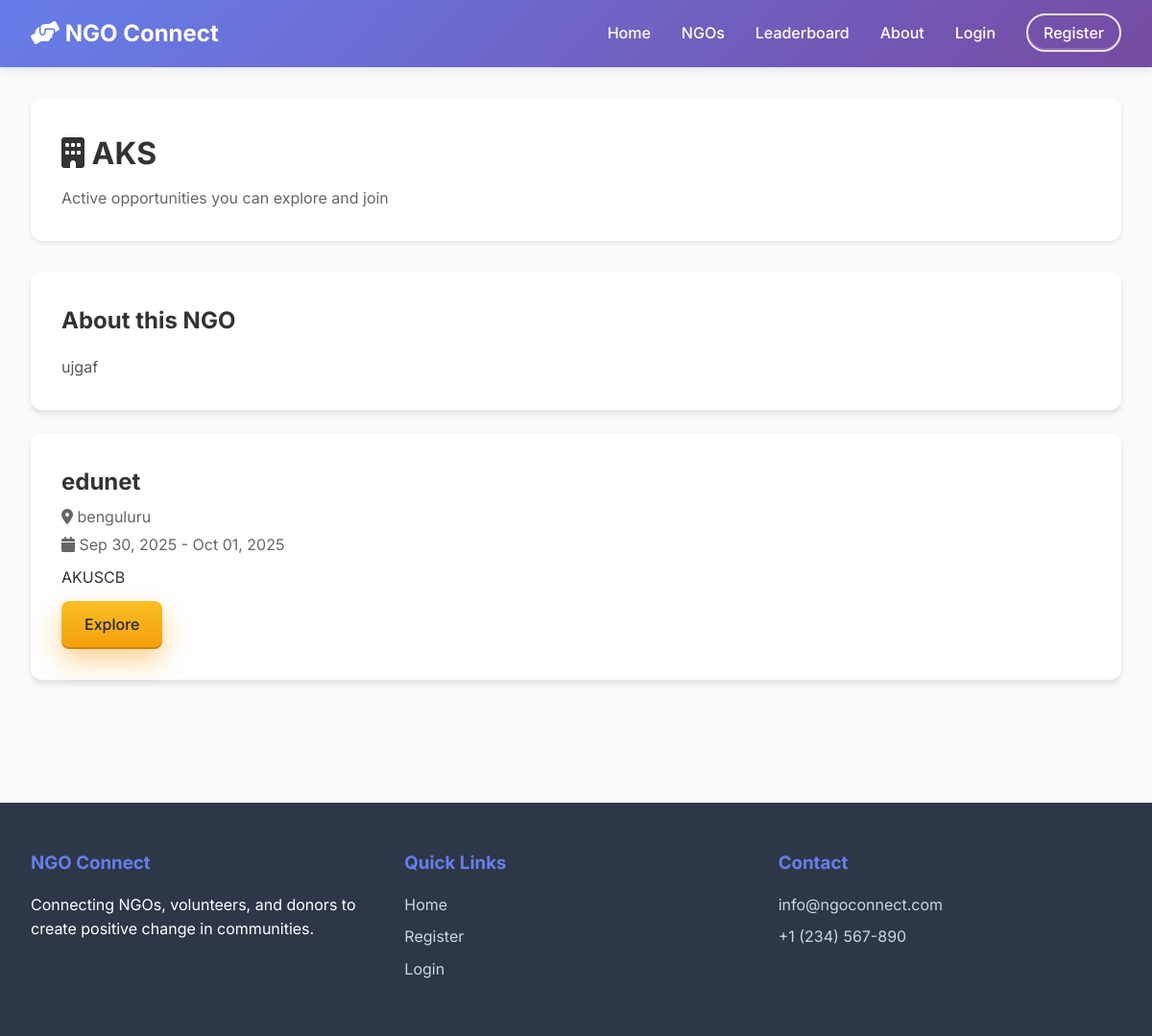
The page /ngos/4/opportunities on the database its author committed.
### database/models.py (models this page shows, shortened)
class NGO(db.Model):
    __tablename__ = 'ngos'
    id = db.Column(db.Integer, primary_key=True)
    user_id = db.Column(db.Integer, db.ForeignKey('users.id'), nullable=False, index=True)
    organization_name = db.Column(db.String(100), nullable=False, index=True)
    description = db.Column(db.Text)
    mission = db.Column(db.Text)
    website = db.Column(db.String(200))
    address = db.Column(db.Text)
    city = db.Column(db.String(50), index=True)
    state = db.Column(db.String(50), index=True)
    zip_code = db.Column(db.String(10))
    email = db.Column(db.String(120))
    logo = db.Column(db.String(200))
    category = db.Column(db.String(50), index=True)
    established_year = db.Column(db.Integer)
    is_verified = db.Column(db.Boolean, default=False, index=True)
    created_at = db.Column(db.DateTime, default=datetime.utcnow, index=True)
    events = db.relationship('Event', backref='ngo', lazy='dynamic', cascade='all, delete-orphan')
    resources = db.relationship('Resource', backref='ngo', lazy='dynamic', cascade='all, delete-orphan')
    projects = db.relationship('Project', backref='ngo', lazy='dynamic', cascade='all, delete-orphan')

class Event(db.Model):
    __tablename__ = 'events'
    id = db.Column(db.Integer, primary_key=True)
    ngo_id = db.Column(db.Integer, db.ForeignKey('ngos.id'), nullable=False, index=True)
    title = db.Column(db.String(100), nullable=False, index=True)
    description = db.Column(db.Text)
    location = db.Column(db.String(200))
    start_date = db.Column(db.DateTime, nullable=False, index=True)
    end_date = db.Column(db.DateTime, nullable=False, index=True)
    max_volunteers = db.Column(db.Integer)
    required_skills = db.Column(db.Text)  # JSON string
    category = db.Column(db.String(50), index=True)
    image = db.Column(db.String(200))
    status = db.Column(db.String(20), default='active', index=True)  # active, completed, cancelled
    is_active = db.Column(db.Boolean, default=True, index=True)
    created_at = db.Column(db.DateTime, default=datetime.utcnow, index=True)
    updated_at = db.Column(db.DateTime, default=datetime.utcnow, onupdate=datetime.utcnow)
    time_slots = db.relationship('TimeSlot', backref='event', lazy='dynamic', cascade='all, delete-orphan')
    bookings = db.relationship('Booking', backref='event', lazy='dynamic', cascade='all, delete-orphan')

### app.py (the view)
@app.route('/ngos/<int:ngo_id>/opportunities')
def ngo_opportunities(ngo_id: int):
    ngo = NGO.query.get_or_404(ngo_id)
    events = Event.query.filter_by(ngo_id=ngo.id, is_active=True).order_by(Event.start_date.asc()).all()
    return render_template('ngo/opportunities.html', ngo=ngo, events=events)

### app.py (called while the page is built)
@app.after_request
def add_security_headers(response):
    response.headers['X-Content-Type-Options'] = 'nosniff'
    response.headers['X-Frame-Options'] = 'DENY'
    response.headers['X-XSS-Protection'] = '1; mode=block'
    if os.environ.get('FLASK_ENV') == 'production':
        response.headers['Strict-Transport-Security'] = 'max-age=31536000; includeSubDomains'
    return response

@app.context_processor
def inject_csrf_token():
    return dict(csrf_token=generate_csrf)

### templates/ngo/opportunities.html (shortened to what this page needs)
{% extends "base.html" %}
{% block content %}
<div class="container">
    <div class="dashboard-header">
        <h1><i class="fas fa-building"></i> {{ ngo.organization_name }}</h1>
        <p>Active opportunities you can explore and join</p>
    </div>
    {% if ngo.description %}
    <div class="card" style="margin-bottom: 1.5rem;">
        <h3>About this NGO</h3>
        <p style="color:#555;">{{ ngo.description }}</p>
    </div>
    {% endif %}
    {% if events %}
    <div class="grid grid-3">
        {% for event in events %}
        <div class="card">
            <h3 style="margin-bottom: .25rem;">{{ event.title }}</h3>
            <p style="margin: 0.25rem 0; color: #666;">
                <i class="fas fa-map-marker-alt"></i> {{ event.location }}
            </p>
            <p style="margin: 0.25rem 0; color: #666;">
                <i class="fas fa-calendar"></i>
                {{ event.start_date.strftime('%b %d, %Y') }} - {{ event.end_date.strftime('%b %d, %Y') }}
            </p>
            <p style="margin-top: .5rem;">{{ event.description[:140] }}{% if event.description|length > 140 %}...{% endif %}</p>
            <div style="margin-top: .75rem;">
                <a href="{{ url_for('volunteer_event_detail', event_id=event.id) }}" class="btn btn-primary">Explore</a>
            </div>
        </div>
        {% endfor %}
    </div>
    {% else %}
    <div class="card" style="text-align:center; color:#666;">
        No active opportunities at the moment. Please check back later.
    </div>
    {% endif %}
</div>
{% endblock %}

### templates/base.html (style rules this page uses)
:root { --brand-primary: #6d28d9; --brand-secondary: #f472b6; --brand-amber: #f59e0b; --ink-900: #0f172a; --ink-700: #334155; --surface: #ffffff; }
* { margin: 0; padding: 0; box-sizing: border-box; }
body { font-family: 'Inter', sans-serif; line-height: 1.6; color: #333; background-color: #f8fafc; }
.container { max-width: 1200px; margin: 0 auto; padding: 2rem; }
.btn { display: inline-block; padding: 0.75rem 1.5rem; border-radius: 8px; text-decoration: none; font-weight: 500; transition: all 0.3s; border: none; cursor: pointer; font-size: 1rem; }
.btn-primary { background: linear-gradient(180deg, #fbbf24, #f59e0b); color: #1f2937; box-shadow: 0 12px 28px rgba(245, 158, 11, 0.45), inset 0 -2px 0 rgba(0,0,0,0.15); }
.card { background: white; border-radius: 12px; padding: 2rem; box-shadow: 0 4px 6px rgba(0,0,0,0.1); margin-bottom: 2rem; }
.card h3 { color: #333; margin-bottom: 1rem; font-size: 1.5rem; }
.grid { display: grid; gap: 2rem; }
.grid-3 { grid-template-columns: repeat(auto-fit, minmax(250px, 1fr)); }
.dashboard-header { background: white; padding: 2rem; border-radius: 12px; margin-bottom: 2rem; box-shadow: 0 2px 4px rgba(0,0,0,0.1); }
.dashboard-header h1 { color: #333; margin-bottom: 0.5rem; }
.dashboard-header p { color: #666; }

### rows shown on the page
NGO: organization_name "AKS", description "ujgaf"
Event: title "edunet", location "benguluru", start_date "Sep 30, 2025", end_date "Oct 01, 2025", description "AKUSCB"
